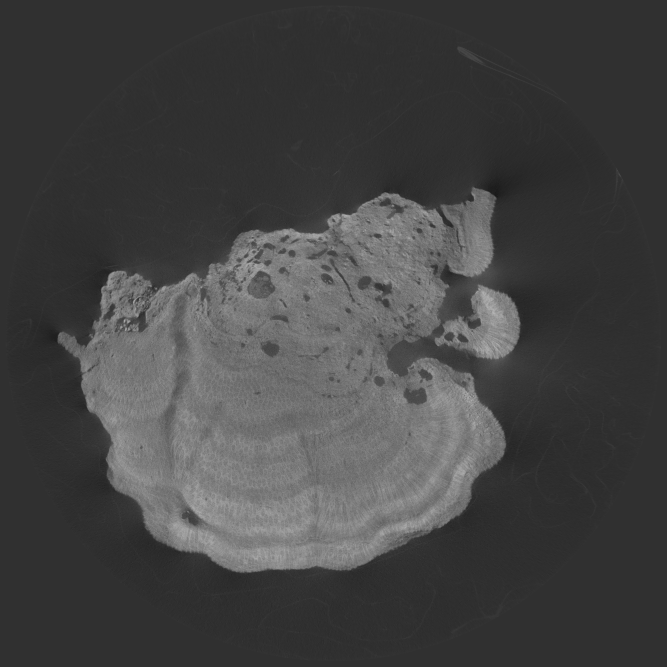
#> input picture image_denoised.jpg, 1999 x 2000 px, found by its file name (shown at 1/3 size)
$ python equalised_otsu.py   (older library calls are emulated)
#> lines starting #> are read from the running program, lines starting #| are printed output that depends on the picture; after the words box and inside, x2 and y2 are one past the last pixel; in counts of white or black regions, pixels touching at a corner belong together
import cv2
import numpy as np
from matplotlib import pyplot as plt

#load denosied image
image = cv2.imread('image_denoised.jpg')
#> image is the input picture: shape (2000, 1999, 3); min 19, max 191, mean 67.5
image = cv2.cvtColor(image, cv2.COLOR_BGR2GRAY)
#> image: shape (2000, 1999)
cv2.namedWindow('image', cv2.WINDOW_NORMAL)
cv2.resizeWindow('image', 600,600)
cv2.imshow('image', image)

#Contrast Limited Adaptive Histogram Equalization (CLAHE)
clahe = cv2.createCLAHE(clipLimit = 3, tileGridSize=(8,8))
cl_image = clahe.apply(image)
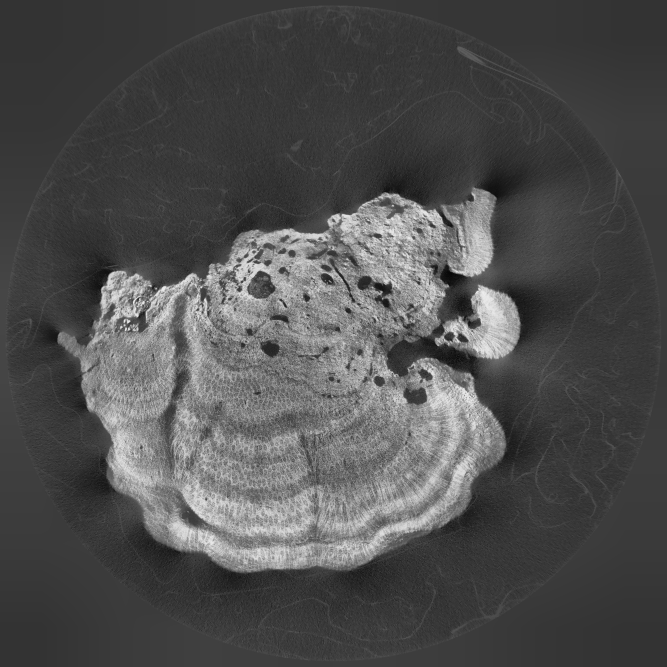
#> cl_image: shape (2000, 1999) (shown at 1/3 size); min 4, max 246, mean 79.1


#otsu segmentation
ret2, thresh2 = cv2.threshold(cl_image, 0, 255, cv2.THRESH_BINARY+cv2.THRESH_OTSU)
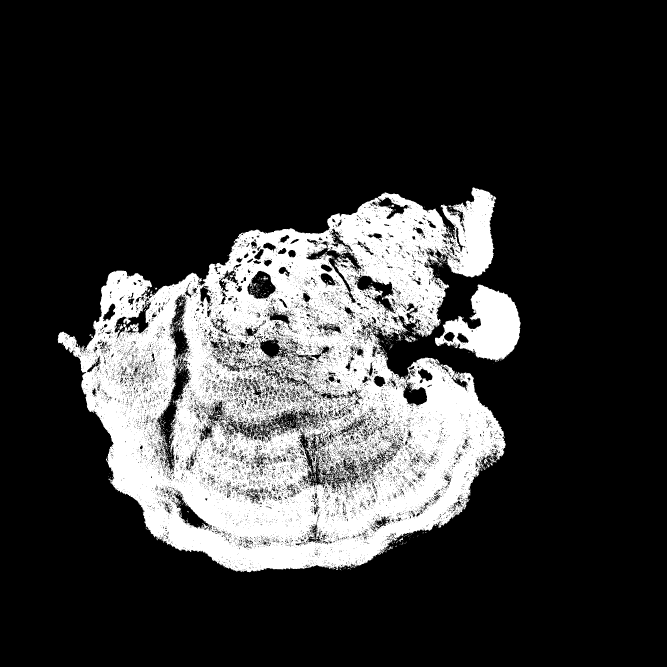
#> thresh2: shape (2000, 1999) (shown at 1/3 size); 21.5% white; 1959 white regions (1910 under 20 px), largest, box (x1, y1, x2, y2) and area: (173, 562, 1517, 1717) 820714, (1305, 853, 1562, 1083) 31300, (1212, 1005, 1236, 1027) 149
#> ret2 = 106
kernel = np.ones((3,3), np.uint8)
erosion = cv2.erode(thresh2, kernel, iterations = 1)
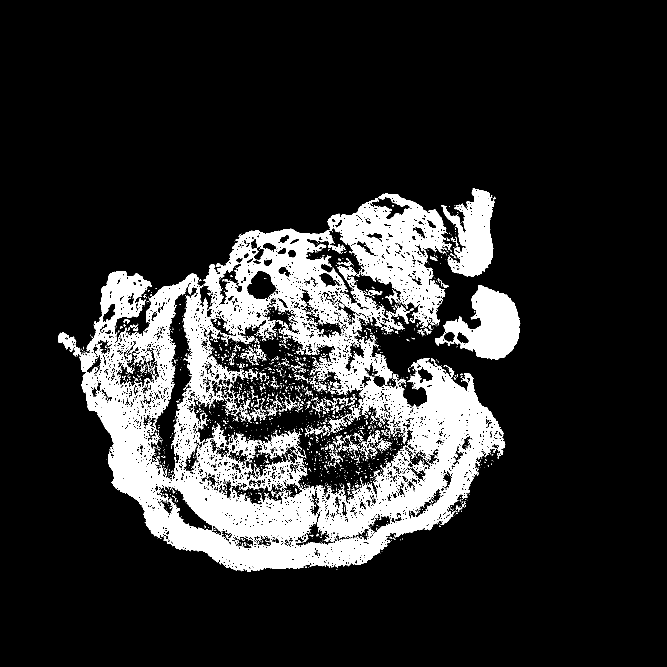
#> erosion: shape (2000, 1999) (shown at 1/3 size); 14.7% white; 2812 white regions (2505 under 20 px), largest, box (x1, y1, x2, y2) and area: (175, 686, 1516, 1715) 446674, (983, 579, 1356, 985) 58595, (1306, 855, 1561, 1079) 29027
dilation = cv2.dilate(erosion, kernel, iterations = 1)
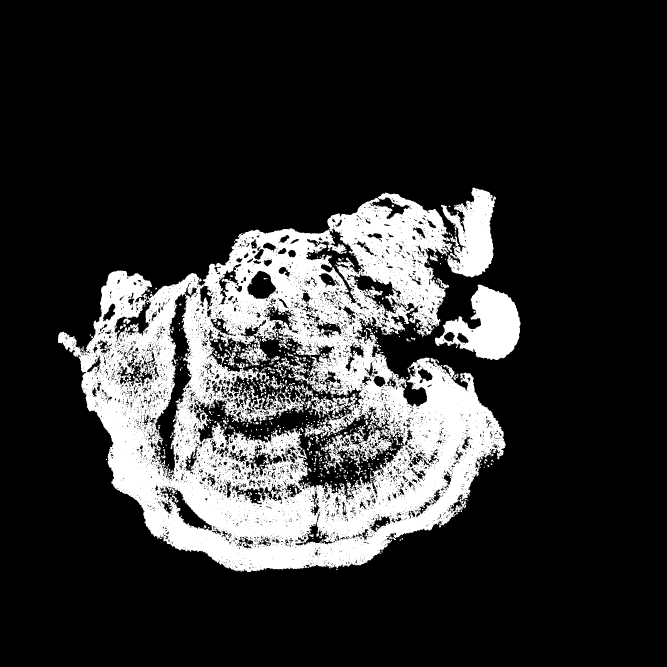
#> dilation: shape (2000, 1999) (shown at 1/3 size); 19.3% white; 998 white regions (602 under 20 px), largest, box (x1, y1, x2, y2) and area: (174, 578, 1517, 1716) 673427, (1305, 854, 1562, 1080) 30907, (1323, 563, 1488, 832) 25585
#erosion + dilation  are same as cv2.morphologyEX
cv2.namedWindow('OTSU', cv2.WINDOW_NORMAL)
cv2.resizeWindow('OTSU', 600,600)
cv2.imshow('OTSU', dilation)
cv2.waitKey(0)

result=cv2.imwrite('otsu.png', dilation)


# #riddler-calvard
# import numpy as np
# import mahotas
# import cv2
# #load denosied image
# image = cv2.imread('image_denoised.jpg')
# image = cv2.cvtColor(image, cv2.COLOR_BGR2GRAY)
# # cv2.namedWindow('image', cv2.WINDOW_NORMAL)
# # cv2.resizeWindow('image', 600,600)
# # cv2.imshow('image', image)

# T = mahotas.thresholding.rc(image)
# thresh = image.copy()
# thresh[thresh > T] = 255
# thresh[thresh < 255] = 0
# # thresh = cv2.bitwise_not(thresh)
# cv2.namedWindow('Riddler-Calvard', cv2.WINDOW_NORMAL)
# cv2.resizeWindow('Riddler-Calvard', 600,600)
# cv2.imshow('Riddler-Calvard', thresh)

# cv2.waitKey(0)
